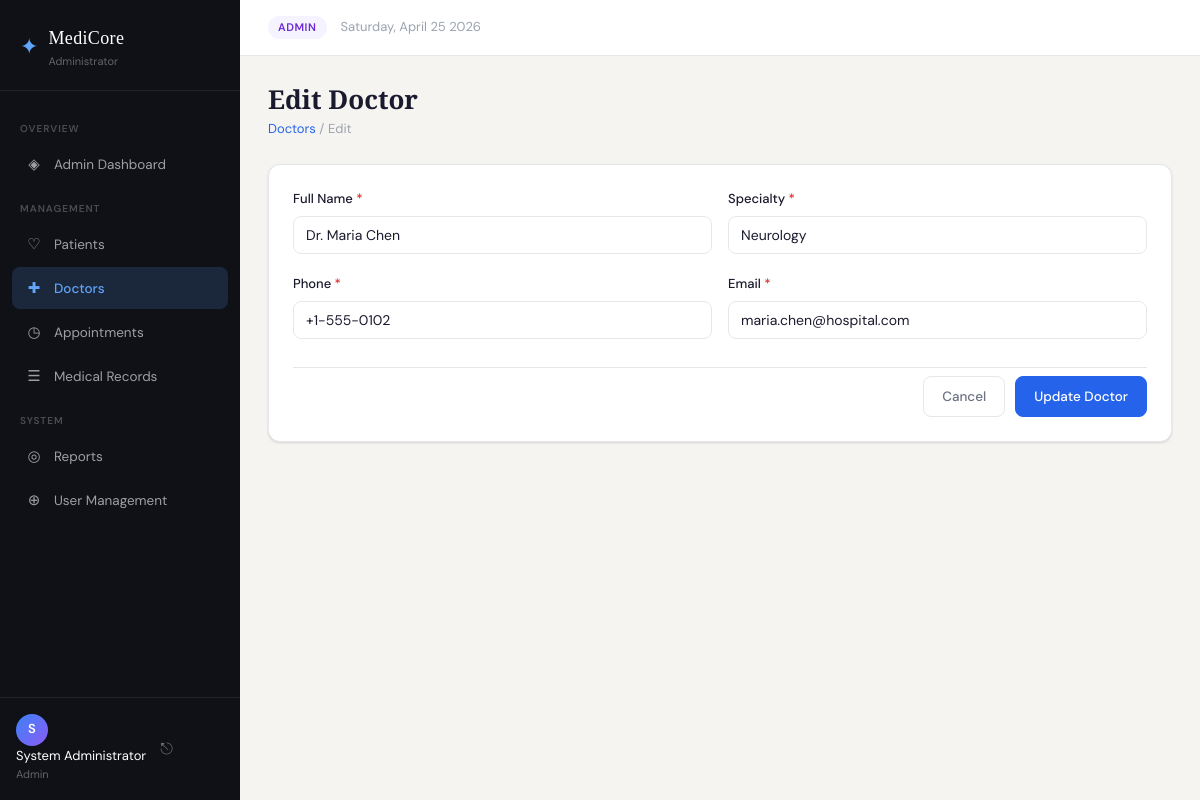
The page /doctors/edit.php?id=2 (signed in) on the database its author committed.
### tables this page shows
CREATE TABLE IF NOT EXISTS doctors (
    id INT AUTO_INCREMENT PRIMARY KEY,
    name VARCHAR(100) NOT NULL,
    specialty VARCHAR(100) NOT NULL,
    phone VARCHAR(20) NOT NULL,
    email VARCHAR(100) NOT NULL UNIQUE,
    created_at TIMESTAMP DEFAULT CURRENT_TIMESTAMP,
    updated_at TIMESTAMP DEFAULT CURRENT_TIMESTAMP ON UPDATE CURRENT_TIMESTAMP
);

### config/database.php (called while the page is built, shortened)
<?php
function sanitize(string $value): string {
    return htmlspecialchars(trim($value), ENT_QUOTES, 'UTF-8');
}

### doctors/edit.php (the view, shortened to what this page needs)
<?php
require_once __DIR__ . '/../includes/header.php';
$db = getDB();
$id = (int)($_GET['id'] ?? 0);
$stmt = $db->prepare("SELECT * FROM doctors WHERE id = ?");
$stmt->execute([$id]);
$doctor = $stmt->fetch();
$data   = $doctor;
?>
<div class="page-header">
    <div>
        <h1 class="page-title">Edit Doctor</h1>
        <p class="page-sub"><a href="/hospital-system/doctors/index.php" class="breadcrumb-link">Doctors</a> / Edit</p>
    </div>
</div>
<div class="card form-card">
    <form method="POST" novalidate>
        <div class="form-row">
            <div class="form-group">
                <label class="form-label">Full Name <span class="req">*</span></label>
                <input type="text" name="name" class="form-control" value="<?= sanitize($data['name']) ?>" required>
            </div>
            <div class="form-group">
                <label class="form-label">Specialty <span class="req">*</span></label>
                <input type="text" name="specialty" class="form-control" value="<?= sanitize($data['specialty']) ?>" required>
            </div>
        </div>
        <div class="form-row">
            <div class="form-group">
                <label class="form-label">Phone <span class="req">*</span></label>
                <input type="tel" name="phone" class="form-control" value="<?= sanitize($data['phone']) ?>" required>
            </div>
            <div class="form-group">
                <label class="form-label">Email <span class="req">*</span></label>
                <input type="email" name="email" class="form-control" value="<?= sanitize($data['email']) ?>" required>
            </div>
        </div>
        <div class="form-actions">
            <a href="/hospital-system/doctors/index.php" class="btn btn-ghost">Cancel</a>
            <button type="submit" class="btn btn-primary">Update Doctor</button>
        </div>
    </form>
</div>
<?php require_once __DIR__ . '/../includes/footer.php'; ?>

### style.css (style rules this page uses)
:root { --font-body: 'DM Sans', sans-serif; --font-display: 'Playfair Display', serif; --bg: #f5f4f0; --bg-card: #ffffff; --sidebar-bg: #0f1117; --sidebar-w: 240px; --text-primary: #1a1a2e; --text-secondary: #6b7280; --text-muted: #9ca3af; --text-light: #ffffff; --border: #e5e7eb; --border-focus: #2563eb; --blue: #2563eb; --blue-lt: #eff6ff; --green: #059669; --green-lt:#ecfdf5; --amber: #d97706; --amber-lt:#fffbeb; --purple: #7c3aed; --purple-lt:#f5f3ff; --red: #dc2626; --red-lt: #fef2f2; --radius: 8px; --radius-lg: 12px; --shadow: 0 1px 3px rgba(0,0,0,.08), 0 1px 2px rgba(0,0,0,.06); --shadow-md: 0 4px 6px -1px rgba(0,0,0,.1), 0 2px 4px -1px rgba(0,0,0,.06); --shadow-lg: 0 10px 25px -5px rgba(0,0,0,.15); --transition: .18s ease; }
*, *::before, *::after { box-sizing: border-box; margin: 0; padding: 0; }
html { font-size: 15px; }
body { font-family: var(--font-body); background: var(--bg); color: var(--text-primary); line-height: 1.6; -webkit-font-smoothing: antialiased; }
a { color: inherit; text-decoration: none; }
.page-header { display: flex; align-items: flex-start; justify-content: space-between; margin-bottom: 24px; gap: 16px; }
.page-title { font-family: var(--font-display); font-size: 26px; font-weight: 600; color: var(--text-primary); line-height: 1.2; }
.page-sub { font-size: 13px; color: var(--text-muted); margin-top: 4px; }
.breadcrumb-link { color: var(--blue); }
.card { background: var(--bg-card); border: 1px solid var(--border); border-radius: var(--radius-lg); box-shadow: var(--shadow); overflow: hidden; margin-bottom: 20px; }
.form-card { padding: 24px; }
.btn { display: inline-flex; align-items: center; justify-content: center; gap: 6px; padding: 9px 18px; border-radius: var(--radius); font-family: var(--font-body); font-size: 13.5px; font-weight: 500; cursor: pointer; border: 1px solid transparent; transition: all var(--transition); white-space: nowrap; text-decoration: none; }
.btn-primary { background: var(--blue); color: #fff; border-color: var(--blue); }
.btn-ghost { background: transparent; color: var(--text-secondary); border-color: var(--border); }
.form-group { margin-bottom: 20px; }
.form-row { display: grid; grid-template-columns: 1fr 1fr; gap: 16px; }
.form-label { display: block; font-size: 13px; font-weight: 500; color: var(--text-primary); margin-bottom: 6px; }
.req { color: var(--red); }
.form-control { width: 100%; padding: 9px 12px; border: 1px solid var(--border); border-radius: var(--radius); font-family: var(--font-body); font-size: 14px; color: var(--text-primary); background: #fff; transition: border-color var(--transition), box-shadow var(--transition); outline: none; }
.form-control::placeholder { color: var(--text-muted); }
.form-actions { display: flex; justify-content: flex-end; gap: 10px; padding-top: 8px; border-top: 1px solid var(--border); margin-top: 8px; }

### rows shown on the page
doctors: name "Dr. Maria Chen", specialty "Neurology", phone "+1-555-0102", email "maria.chen@hospital.com"

### other values the page prints
$icon "◈ ♡ ✚ ◷ ☰ ◎ ⊕"
$label "Admin Dashboard Patients Doctors Appointments Medical Records Reports User Management"
substr($_SESSION['user_name'] ?? 'A', 0, 1) "S"
$_SESSION['user_name'] "System Administrator"
$userRole "Admin"
$userRole "ADMIN"
